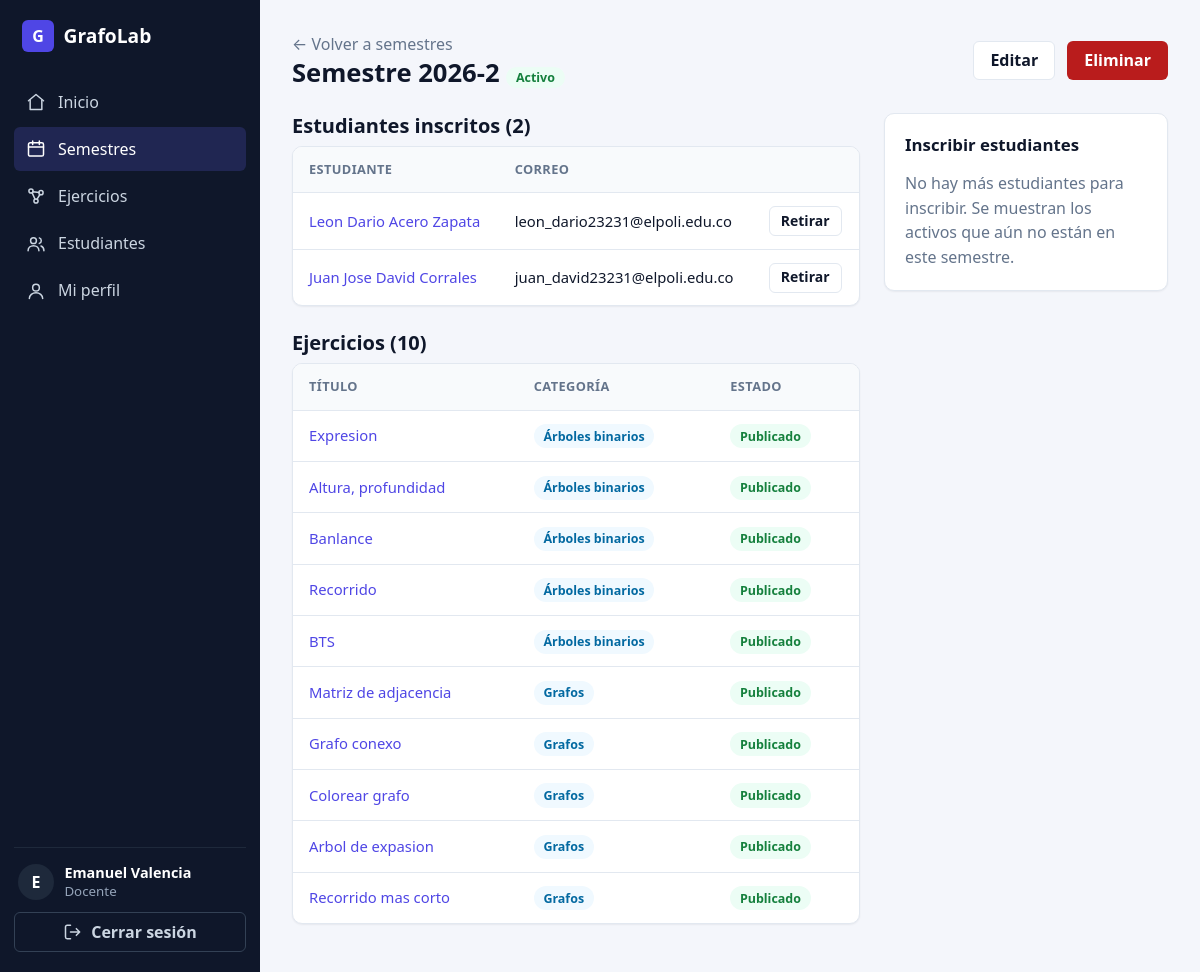
Screenshot of /semesters/1/ (signed in) with the database file from the repository.
### apps/users/models.py (models this page shows, shortened)
class User(AbstractUser):
    class Role(models.TextChoices):
        ADMIN = "admin", "Administrador (docente)"
        STUDENT = "student", "Estudiante"
    role = models.CharField(max_length=10, choices=Role.choices, default=Role.STUDENT, db_column='id_role')
    @property
    def is_teacher(self):
        return self.role == self.Role.ADMIN

### apps/core/models.py (models this page shows, shortened)
class Semester(models.Model):
    name = models.CharField(max_length=20, unique=True)
    is_active = models.BooleanField(default=True)
    students = models.ManyToManyField(settings.AUTH_USER_MODEL, blank=True, related_name="semesters", limit_choices_to={"role": "student"})
    class Meta:
        ordering = ["-name"]

### apps/modules/models.py (models this page shows, shortened)
class Exercise(models.Model):
    class Category(models.TextChoices):
        GRAPH = "graph", "Grafos"
        TREE = "tree", "Árboles binarios"
    class Kind(models.TextChoices):
        ADJACENCY_MATRIX = "adjacency_matrix", "Matriz de adyacencia y grados"
        DIJKSTRA = "dijkstra", "Dijkstra"
        MST = "mst", "Árbol de expansión mínima"
        CONNECTIVITY = "connectivity", "Conexidad y ciclos"
        COLORING = "coloring", "Coloreo de grafos"
        BST_BUILD = "bst_build", "Construcción de BST"
        TRAVERSAL = "traversal", "Recorridos"
        BALANCE = "balance", "Balanceo"
        TREE_METRICS = "tree_metrics", "Altura, profundidad y hojas"
        EXPRESSION_TREE = "expression_tree", "Árbol de expresión"
    semester = models.ForeignKey(Semester, on_delete=models.CASCADE, related_name="exercises")
    created_by = models.ForeignKey(settings.AUTH_USER_MODEL, on_delete=models.PROTECT)
    title = models.CharField(max_length=150)
    statement = models.TextField()                      # enunciado
    category = models.CharField(max_length=10, choices=Category.choices)
    kind = models.CharField(max_length=30, choices=Kind.choices)
    data = models.JSONField(default=dict)               # grafo/árbol inicial
    is_published = models.BooleanField(default=False)
    created_at = models.DateTimeField(auto_now_add=True)
    class Meta:
        ordering = ["-created_at"]

### apps/core/views.py (the view)
# urls.py: path("semesters/<int:pk>/", views.SemesterDetailView.as_view(), name="semester_detail"),
class SemesterDetailView(AdminRequiredMixin, DetailView):
    model = Semester
    template_name = "core/semester_detail.html"
    context_object_name = "semester"
    def get_context_data(self, **kwargs):
        context = super().get_context_data(**kwargs)
        semester = self.object
        context["enrolled"] = semester.students.order_by("last_name", "first_name", "username")
        context["exercises"] = semester.exercises.all()
        context["enroll_form"] = EnrollForm(semester=semester)
        return context

### apps/users/mixins.py (called while the page is built)
    def test_func(self):
        return self.request.user.is_teacher

### apps/core/templates/core/semester_detail.html (shortened to what this page needs)
{% extends 'base.html' %}
{% block content %}
<div class="page-header">
  <div>
    <a href="{% url 'core:semester_list' %}" class="text-muted">&larr; Volver a semestres</a>
    <h1 class="page-title">
      Semestre {{ semester.name }}
      {% if semester.is_active %}
        <span class="badge badge-success">Activo</span>
      {% else %}
        <span class="badge badge-neutral">Cerrado</span>
      {% endif %}
    </h1>
  </div>
  <div class="header-actions">
    <a href="{% url 'core:semester_update' semester.pk %}" class="btn btn-secondary">Editar</a>
    <a href="{% url 'core:semester_delete' semester.pk %}" class="btn btn-danger">Eliminar</a>
  </div>
</div>
<div class="two-columns">
  <div>
    <h2>Estudiantes inscritos ({{ enrolled|length }})</h2>
    <div class="table-wrap" style="margin-bottom: 1.5rem;">
      <table class="table">
        <thead>
          <tr>
            <th>Estudiante</th>
            <th>Correo</th>
            <th></th>
          </tr>
        </thead>
        <tbody>
          {% for student in enrolled %}
            <tr>
              <td>
                <a href="{% url 'users:student_detail' student.pk %}">
                  {{ student.get_full_name|default:student.username }}
                </a>
              </td>
              <td>{{ student.email|default:"—" }}</td>
              <td class="actions">
                <form method="post"
                  action="{% url 'core:semester_remove_student' semester.pk student.pk %}"
                  data-confirm="Dejará de ver los ejercicios de este semestre. Sus intentos se conservan."
                  data-confirm-title="Retirar a {{ student.get_full_name|default:student.username }}"
                  data-confirm-ok="Retirar"
                  data-confirm-style="danger">
                  <button type="submit" class="btn btn-secondary btn-sm">Retirar</button>
                </form>
              </td>
            </tr>
          {% empty %}
            <tr>
              <td colspan="3" class="empty-state">Aún no hay estudiantes inscritos.</td>
            </tr>
          {% endfor %}
        </tbody>
      </table>
    </div>
    <h2>Ejercicios ({{ exercises|length }})</h2>
    <div class="table-wrap">
      <table class="table">
        <thead>
          <tr>
            <th>Título</th>
            <th>Categoría</th>
            <th>Estado</th>
          </tr>
        </thead>
        <tbody>
          {% for exercise in exercises %}
            <tr>
              <td><a href="{% url 'modules:manage_detail' exercise.pk %}">{{ exercise.title }}</a></td>
              <td><span class="badge badge-info">{{ exercise.get_category_display }}</span></td>
              <td>
                {% if exercise.is_published %}
                  <span class="badge badge-success">Publicado</span>
                {% else %}
                  <span class="badge badge-neutral">Borrador</span>
                {% endif %}
              </td>
            </tr>
          {% endfor %}
        </tbody>
      </table>
    </div>
  </div>
  <aside>
    <div class="card">
      <h2 class="card-title">Inscribir estudiantes</h2>
      {% if enroll_form.students.field.queryset %}
        <form method="post" action="{% url 'core:semester_enroll' semester.pk %}">
          {% csrf_token %}
          <label class="checklist-item checklist-all">
            <input type="checkbox" data-check-all="enroll-list">
            Seleccionar todos
          </label>
          <div class="checklist" id="enroll-list">
            {% for checkbox in enroll_form.students %}
              <label class="checklist-item">
                {{ checkbox.tag }}
                {{ checkbox.choice_label }}
              </label>
            {% endfor %}
          </div>
          <button type="submit" class="btn btn-primary btn-block">Inscribir seleccionados</button>
        </form>
      {% else %}
        <p class="text-muted mb-0">
          No hay más estudiantes para inscribir. Se muestran los activos que aún no están en este semestre.
        </p>
      {% endif %}
    </div>
  </aside>
</div>
{% endblock %}

### templates/partials/sidebar.html (shortened to what this page needs)
{% with ns=request.resolver_match.namespace|default:'' name=request.resolver_match.url_name|default:'' %}
<aside class="sidebar" id="sidebar" aria-label="Navegación principal">
  <a class="sidebar-brand" href="{% url 'core:dashboard' %}">
    <span class="brand-mark">G</span>
    <span>GrafoLab</span>
  </a>
  <nav class="sidebar-nav">
    <a href="{% url 'core:dashboard' %}"
       class="nav-link{% if ns == 'core' and name == 'dashboard' %} active{% endif %}">
      <svg class="icon" viewBox="0 0 24 24" aria-hidden="true"><path d="M3 10.5 12 3l9 7.5"/><path d="M5 9.5V21h14V9.5"/></svg>
      Inicio
    </a>
    {% if user.is_teacher %}
      <a href="{% url 'core:semester_list' %}"
         class="nav-link{% if ns == 'core' and 'semester' in name %} active{% endif %}">
        <svg class="icon" viewBox="0 0 24 24" aria-hidden="true"><rect x="3" y="4.5" width="18" height="16" rx="2"/><path d="M3 9.5h18M8 2.5v4M16 2.5v4"/></svg>
        Semestres
      </a>
      <a href="{% url 'modules:manage_list' %}"
         class="nav-link{% if ns == 'modules' and 'manage' in name %} active{% endif %}">
        <svg class="icon" viewBox="0 0 24 24" aria-hidden="true"><circle cx="6" cy="6" r="2.5"/><circle cx="18" cy="8" r="2.5"/><circle cx="12" cy="18" r="2.5"/><path d="M8.2 7l7.6.7M7.4 8.2l3.4 7.6M16.7 10.2l-3.6 5.9"/></svg>
        Ejercicios
      </a>
      <a href="{% url 'users:student_list' %}"
         class="nav-link{% if ns == 'users' and 'student' in name %} active{% endif %}">
        <svg class="icon" viewBox="0 0 24 24" aria-hidden="true"><circle cx="9" cy="8" r="3.5"/><path d="M2.5 20c0-3.6 2.9-6 6.5-6s6.5 2.4 6.5 6"/><path d="M16 4.7a3.5 3.5 0 0 1 0 6.6M18 14.3c2.2.7 3.5 2.6 3.5 5.7"/></svg>
        Estudiantes
      </a>
    {% endif %}
    <a href="{% url 'users:profile' %}"
       class="nav-link{% if ns == 'users' and 'profile' in name %} active{% endif %}">
      <svg class="icon" viewBox="0 0 24 24" aria-hidden="true"><circle cx="12" cy="8" r="4"/><path d="M4 21c0-4 3.6-7 8-7s8 3 8 7"/></svg>
      Mi perfil
    </a>
  </nav>
  <div class="sidebar-footer">
    <div class="user-box">
      <span class="avatar">{{ user.username|first|upper }}</span>
      <div class="user-info">
        <strong>{{ user.get_full_name|default:user.username }}</strong>
        <small>{% if user.is_teacher %}Docente{% else %}Estudiante{% endif %}</small>
      </div>
    </div>
    <form method="post" action="{% url 'users:signout' %}">
      <button type="submit" class="btn btn-ghost btn-block">
        <svg class="icon" viewBox="0 0 24 24" aria-hidden="true"><path d="M9 4H5a2 2 0 0 0-2 2v12a2 2 0 0 0 2 2h4M16 8l4 4-4 4M20 12H9"/></svg>
        Cerrar sesión
      </button>
    </form>
  </div>
</aside>
{% endwith %}

### rows the page displays
User: username|first "E", get_full_name "Emanuel Valencia"
Semester: name "2026-2"
User: get_full_name "Leon Dario Acero Zapata", email "leon_dario23231@elpoli.edu.co"
User: get_full_name "Juan Jose David Corrales", email "juan_david23231@elpoli.edu.co"
Exercise: title "Expresion", category "Árboles binarios", is_published "Publicado"
Exercise: title "Altura, profundidad", category "Árboles binarios", is_published "Publicado"
Exercise: title "Banlance", category "Árboles binarios", is_published "Publicado"
Exercise: title "Recorrido", category "Árboles binarios", is_published "Publicado"
Exercise: title "BTS", category "Árboles binarios", is_published "Publicado"
Exercise: title "Matriz de adjacencia", category "Grafos", is_published "Publicado"
Exercise: title "Grafo conexo", category "Grafos", is_published "Publicado"
Exercise: title "Colorear grafo", category "Grafos", is_published "Publicado"
Exercise: title "Arbol de expasion", category "Grafos", is_published "Publicado"
Exercise: title "Recorrido mas corto", category "Grafos", is_published "Publicado"

### other values shown
{{ enrolled|length }} "2"
{{ exercises|length }} "10"
